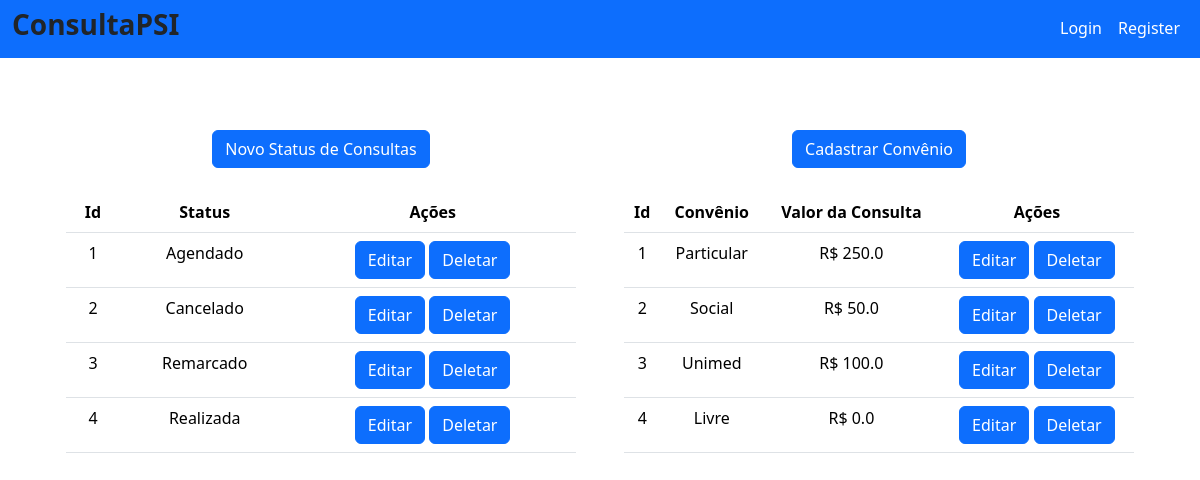
Page /adm/recovery on the committed database.
### database/models/status_consulta_model.py (models this page shows, shortened)
class StatusConsulta(db.Model):
    __tablename__ = 'status_consulta'
    id = db.Column(db.Integer, primary_key=True, autoincrement=True)
    status = db.Column(db.String(50), nullable=False)

### database/models/convenio_model.py (models this page shows, shortened)
class Convenio(db.Model):
    __tablename__ = "convenio"
    id = db.Column(db.Integer, primary_key=True)
    convenio = db.Column('convenio', db.String(150), unique=True, nullable=False)
    valor_consulta = db.Column('valor_consulta', db.Float, nullable=False)
    user_id = db.Column(db.Integer, db.ForeignKey('user.id'))

### routes/adm.py (the view)
@blueprint_adm.route('/recovery')
def recovery():
    if current_user:
        convenio = Convenio.query.all()
        status_consultas = StatusConsulta.query.all()
        return render_template ('adm_recovery.html', convenio=convenio, status_consultas=status_consultas)
    return redirect('/login')

### templates/adm_recovery.html
{% extends 'base.html' %}
{% block conteudo %}
<div class="container text-center">
    <div class="row">
        <div class="col-md-6">
            <div class="container">
                <br>
                <div class="container">
                    <a type="button" class="btn btn-primary" href="/status_consultas/create">Novo Status de Consultas</a>
                </div>
                <br>
                <table class="table">
                    <thead>
                        <tr>
                            <th scope="col">Id</th>
                            <th scope="col">Status</th>
                            <th scope="col">Ações</th>
                        </tr>
                    </thead>
                    <tbody>
                        {% for status_consultas in status_consultas %}
                        <tr>
                            <td>{{status_consultas.id}}</td>
                            <td>{{status_consultas.status}}</td>
                            <td>
                                <a type="button" class="btn btn-primary" href="/status_consultas/update/{{status_consultas.id}}">Editar</a>
                                <a type="button" class="btn btn-primary" href="/status_consultas/delete/{{status_consultas.id}}">Deletar</a>
                            </td>
                        </tr>
                        {% endfor %}
                    </tbody>
                </table>
            </div>
        </div>
        <div class="col-md-6">
            <div class="container">
                <br>
                <div class="container">
                    <a type="button" class="btn btn-primary" href="/convenio/create">Cadastrar Convênio</a>
                </div>
                <br>
                <table class="table">
                    <thead>
                        <tr>
                            <th scope="col">Id</th>
                            <th scope="col">Convênio</th>
                            <th scope="col">Valor da Consulta</th>
                            <th scope="col">Ações</th>
                        </tr>
                    </thead>
                    <tbody>
                        {% for convenio in convenio %}
                        <tr>
                            <td>{{convenio.id}}</td>
                            <td>{{convenio.convenio}}</td>
                            <td>R$ {{convenio.valor_consulta}}</td>
                            <td>
                                <a type="button" class="btn btn-primary" href="/convenio/update/{{convenio.id}}">Editar</a>
                                <a type="button" class="btn btn-primary" href="/convenio/delete/{{convenio.id}}">Deletar</a>
                            </td>
                        </tr>
                        {% endfor %}
                    </tbody>
                </table>
            </div>
        </div>
    </div>
</div>
{% endblock %}

### rows in the picture
StatusConsulta: id "1", status "Agendado"
StatusConsulta: id "2", status "Cancelado"
StatusConsulta: id "3", status "Remarcado"
StatusConsulta: id "4", status "Realizada"
Convenio: id "1", convenio "Particular", valor_consulta "250.0"
Convenio: id "2", convenio "Social", valor_consulta "50.0"
Convenio: id "3", convenio "Unimed", valor_consulta "100.0"
Convenio: id "4", convenio "Livre", valor_consulta "0.0"
